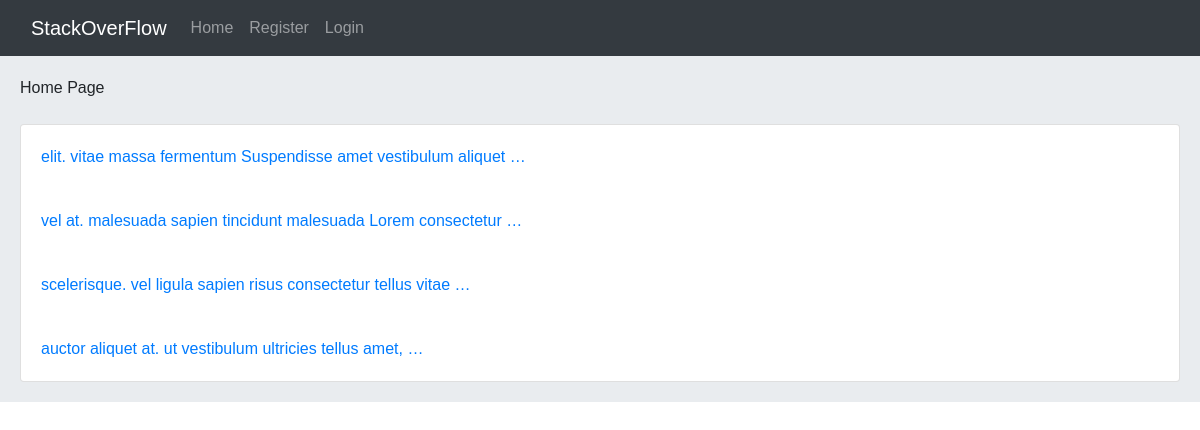
The app's page /, older data.
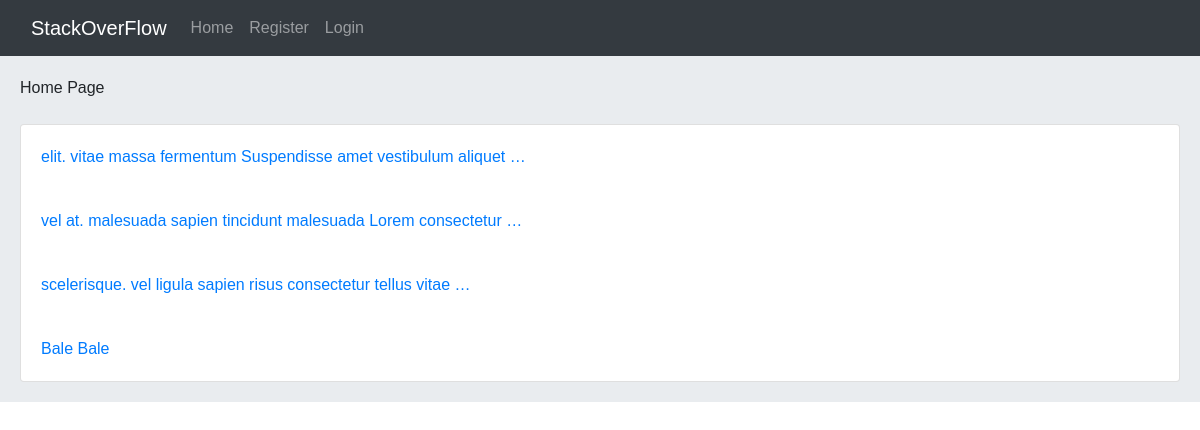
The same page, newer data.
### home/models.py (models this page shows, shortened)
class Post(models.Model):
    user = models.ForeignKey(User, on_delete=models.CASCADE)
    body = models.TextField()
    slug = models.SlugField(unique=True)
    created = models.DateTimeField(auto_now_add=True)
    updated = models.DateTimeField(auto_now=True)
    def get_absolute_url(self):
        return reverse('home:post-detail', args=[self.id, self.slug])

### home/views.py (the view)
# urls.py: path('', views.HomeView.as_view(), name='home'),
class HomeView(View):
    def get(self, request):
        posts = Post.objects.all()
        return render(request, 'home/index.html', {'posts': posts})

### home/templates/home/index.html (shortened to what this page needs)
{% extends "_base.html" %}
{% block content %}
    Home Page
    <br>
    <br>
    <div class="card">
        {% for post in posts %}
            <a href="{{ post.get_absolute_url }}" class="card-body">{{ post.body|truncatewords:8 }}</a>
        {% endfor %}
    </div>
{% endblock content %}

Row changes from the older to the newer data that the page shows:
changed Post: body "auctor aliquet at. ut vestibulum ultricies tellus amet, …" → "Bale Bale"
